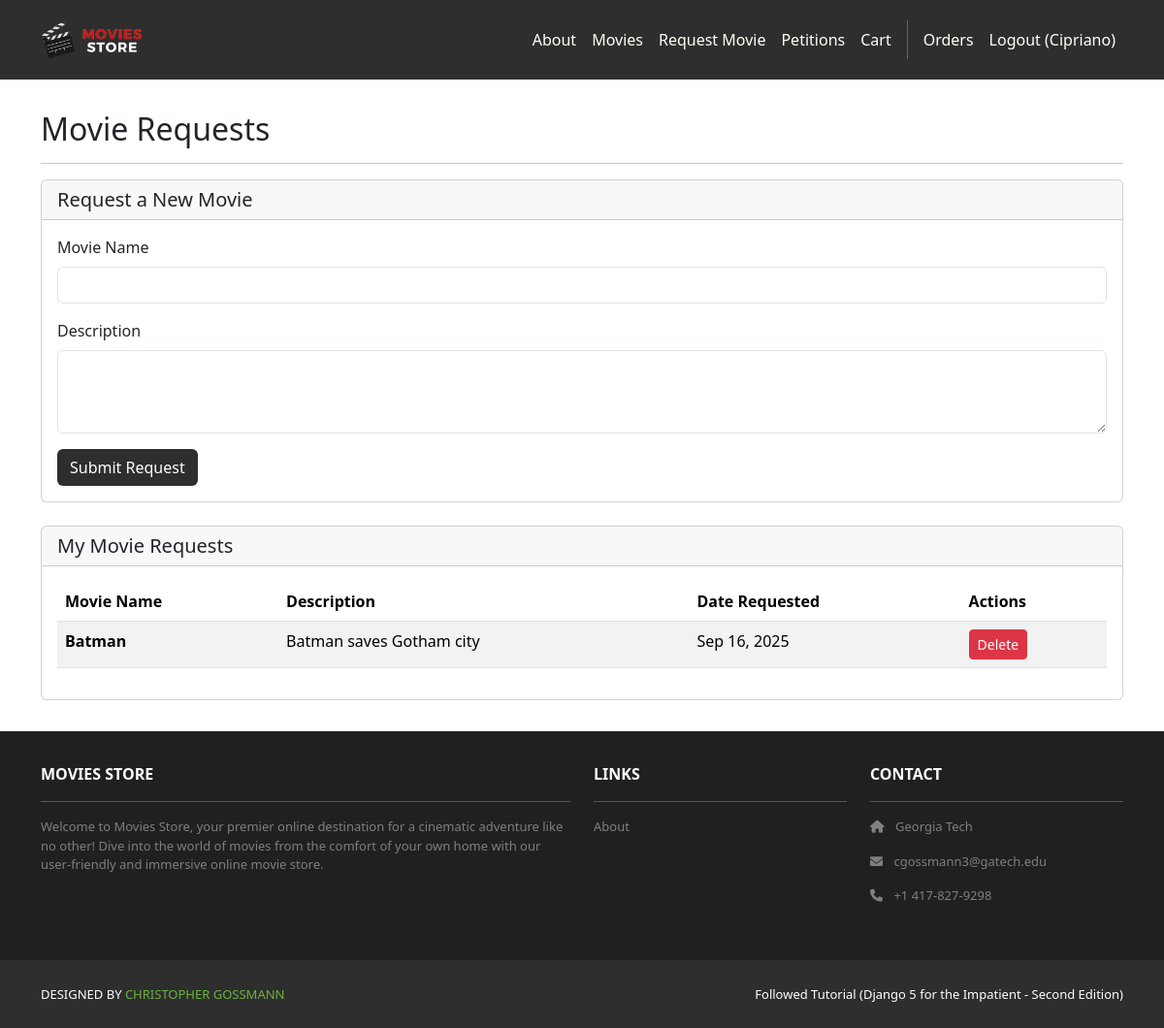
The app's page /movies/requests/ (signed in) with its own data.
### movies/models.py (models this page shows, shortened)
class MovieRequest(models.Model):
    id = models.AutoField(primary_key=True)
    name = models.CharField(max_length=255)
    description = models.TextField()
    date_requested = models.DateTimeField(auto_now_add=True)
    user = models.ForeignKey(User, on_delete=models.CASCADE)

### movies/views.py (the view, shortened to what this page needs)
# urls.py: path('requests/', views.movie_requests, name='movies.requests'),
@login_required
def movie_requests(request):
    user_requests = MovieRequest.objects.filter(user=request.user).order_by('-date_requested')
    template_data = {}
    template_data['title'] = 'Movie Requests'
    template_data['user_requests'] = user_requests
    return render(request, 'movies/requests.html', {'template_data': template_data})

### movies/templates/movies/requests.html (shortened to what this page needs)
{% extends 'base.html' %}
{% block content %}
{% load static %}
<div class="p-3">
  <div class="container">
    <div class="row mt-3">
      <div class="col mx-auto mb-3">
        <h2>Movie Requests</h2>
        <hr />
        <div class="card mb-4">
          <div class="card-header">
            <h5 class="mb-0">Request a New Movie</h5>
          </div>
          <div class="card-body">
            <form method="POST">
              <div class="mb-3">
                <label for="name" class="form-label">Movie Name</label>
                <input type="text" class="form-control" id="name" name="name" required>
              </div>
              <div class="mb-3">
                <label for="description" class="form-label">Description</label>
                <textarea class="form-control" id="description" name="description" rows="3" required></textarea>
              </div>
              <button type="submit" class="btn bg-dark text-white">Submit Request</button>
            </form>
          </div>
        </div>
        <div class="card">
          <div class="card-header">
            <h5 class="mb-0">My Movie Requests</h5>
          </div>
          <div class="card-body">
            {% if template_data.user_requests %}
              <div class="table-responsive">
                <table class="table table-striped">
                  <thead>
                    <tr>
                      <th scope="col">Movie Name</th>
                      <th scope="col">Description</th>
                      <th scope="col">Date Requested</th>
                      <th scope="col">Actions</th>
                    </tr>
                  </thead>
                  <tbody>
                    {% for request in template_data.user_requests %}
                    <tr>
                      <td><strong>{{ request.name }}</strong></td>
                      <td>{{ request.description|truncatewords:20 }}</td>
                      <td>{{ request.date_requested|date:"M d, Y" }}</td>
                      <td>
                        <a href="{% url 'movies.delete_request' request_id=request.id %}"
                           class="btn btn-sm btn-danger"
                           onclick="return confirm('Are you sure you want to delete this request?')">
                          Delete
                        </a>
                      </td>
                    </tr>
                    {% endfor %}
                  </tbody>
                </table>
              </div>
            {% else %}
              <p class="text-muted">You haven't made any movie requests yet. Use the form above to request your first movie!</p>
            {% endif %}
          </div>
        </div>
      </div>
    </div>
  </div>
</div>
{% endblock content %}

### moviesstore/templates/base.html (shortened to what this page needs)
<!DOCTYPE html>
<html>
  {% load static %}
  <head>
    <link href="https://cdn.jsdelivr.net/npm/bootstrap@5.3.3/dist/css/bootstrap.min.css" rel="stylesheet">
    <link rel="stylesheet" href="https://cdnjs.cloudflare.com/ajax/libs/font-awesome/6.1.1/css/all.min.css">
    <link rel="stylesheet" type="text/css" href="{% static 'css/style.css' %}">
  </head>
  <body>
    <nav class="p-3 navbar navbar-dark bg-dark navbar-expand-lg">
      <div class="container">
        <a class="navbar-brand" href="{% url 'home.index' %}">
          <img src="{% static 'img/logo.png' %}" alt="logo" height="40" />
        </a>
        <div class="collapse navbar-collapse" id="navbarNavAltMarkup">
          <div class="navbar-nav ms-auto navbar-ml">
            <a class="nav-link" href="{% url 'home.about' %}">About</a>
            <a class="nav-link" href="{% url 'movies.index' %}">Movies</a>
            {% if user.is_authenticated %}
            <a class="nav-link" href="{% url 'movies.requests' %}">Request Movie</a>
            <a class="nav-link" href="{% url 'movies.petition_list' %}">Petitions</a>
            {% endif %}
            <a class="nav-link" href="{% url 'cart.index' %}">Cart</a>
            {% if user.is_authenticated %}
            <a class="nav-link" href="{% url 'accounts.orders' %}">Orders</a>
            <a class="nav-link" href="{% url 'accounts.logout' %}">Logout ({{ user.username }})</a>
            {% else %}
            <a class="nav-link" href="{% url 'accounts.login' %}">Login</a>
            <a class="nav-link" href="{% url 'accounts.signup' %}">Sign Up</a>
            {% endif %}
          </div>
        </div>
      </div>
    </nav>
    <div>
      {% block content %}
      {% endblock content %}
    </div>
    <section class="p-3 ms-footer d-none d-md-block">
      <div class="container">
        <div class="row mt-3 text-white">
          <div class="col-md-6 col-lg-6 col-xl-6 mx-auto mb-4">
            <b>MOVIES STORE</b>
            <hr />
            <p>Welcome to Movies Store, your premier online destination for a cinematic
              adventure like no other! Dive into the world of movies from the comfort of your own home with our user-friendly
              and immersive online movie store.</p>
          </div>
          <div class="col-md-3 col-lg-3 col-xl-3 mx-auto mb-4">
            <b>LINKS</b>
            <hr />
            <p><a class="nav-link" href="{% url 'home.about' %}">About</a></p>
          </div>
          <div class="col-md-3 col-lg-3 col-xl-3 mx-auto mb-4">
            <b>CONTACT</b>
            <hr />
            <p><i class="fas fa-home me-2"></i>
              Georgia Tech
            </p>
            <p><i class="fas fa-envelope me-2"></i>
              cgossmann3@gatech.edu
            </p>
            <p><i class="fas fa-phone me-2"></i>
              +1 417-827-9298
            </p>
          </div>
        </div>
      </div>
    </section>
    <section class="p-3 ms-footer-bottom bg-dark">
      <div class="container d-flex justify-content-between">
        <div class="me-5 text-white">
          <span>DESIGNED BY
            <a href="https://linkedin.com/in/cgossmann05" target="_blank">CHRISTOPHER GOSSMANN</a>
          </span>
        </div>
        <div class="text-white">
          <span>Followed Tutorial (Django 5 for the Impatient - Second Edition)</span>
        </div>
      </div>
    </section>
  </body>
</html>

### moviesstore/static/css/style.css (style rules this page uses)
.navbar a.nav-link { color: #FFFEF6 !important; }
.bg-dark { background-color: #2E2E2E !important; }
.ms-footer { background-color: #202020; }
.ms-footer p { color: #7F7F7F; font-size: 13px; }
.ms-footer-bottom span { font-size: 13px; line-height: 38px; }
.ms-footer-bottom a { color: #6ab43e; text-decoration: none; }

### records on screen
MovieRequest: name "Batman", description "Batman saves Gotham city", date_requested "Sep 16, 2025"

### other values on screen
{{ user.username }} "Cipriano"
